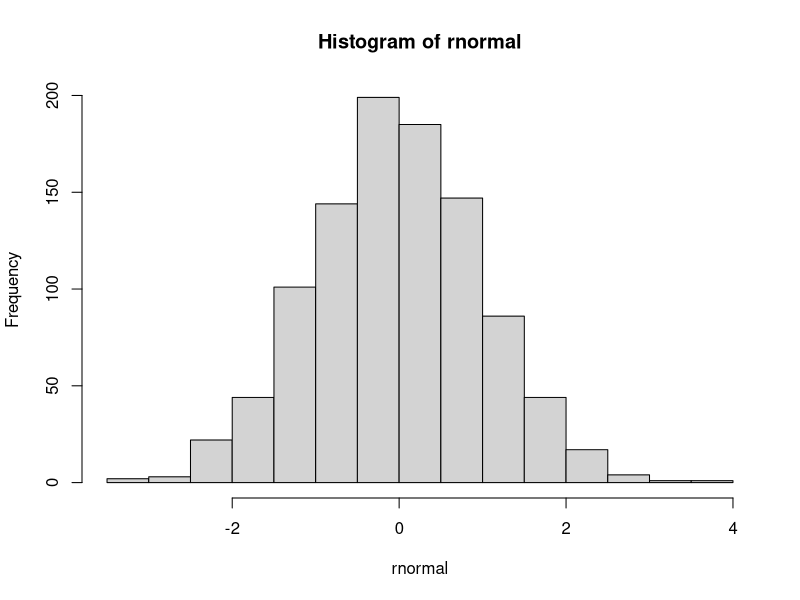
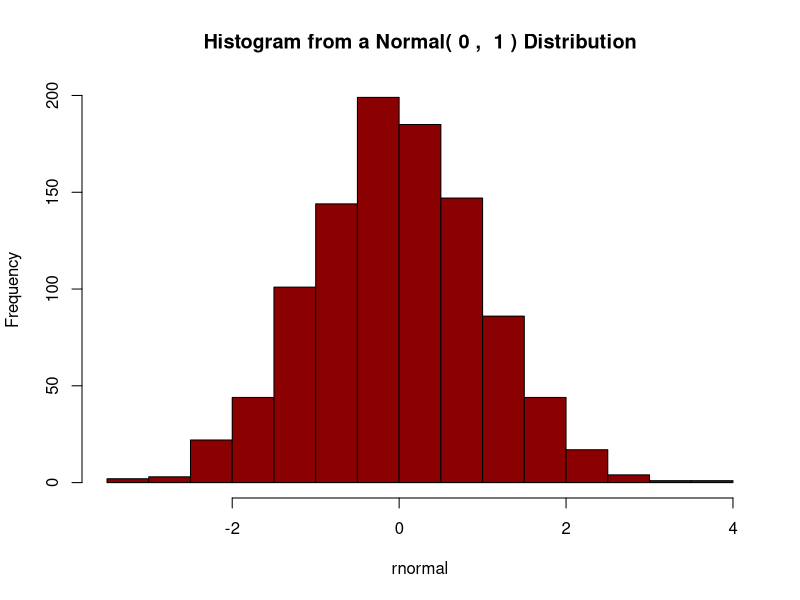

The R script that drew these images, in order:
## ---- chunk 1
library(tidyverse)
library(dplyr)
data(iris)
iris[10, 5]

## ---- chunk 2
iris %>%
  select(Species) %>%
  tail(n = 5)
## ---- chunk 3
iris %>%
  filter(Petal.Width > 1) %>%
  summarise(avg = mean(Sepal.Length))


## ---- chunk 4
#Stores all the numbers from 1 to 10 in num.
num <- 1:10

#Running a for loop.
for (values in num) {
  #Condition to multiply all the numbers less than 5 with 3 and print them.
  if (values >= 5) {
    print(values * 2)
  }else { #Condition to multiply all the numbers greater than or equal to 5 with 2 and print them.
    print(values * 3)
  }
}

## ---- chunk 5
set.seed(184)


while (TRUE) {
  num <- rnorm(n = 1, mean = 1, sd = 2)
  print(num)
  #Condition to stop the loop
  if (num > 3) {
    break
  }
}

## ---- chunk 6
# V1, V2, V3, and V4 consists of all the numbers from 1 to 3.
V1 <- 1:3
V2 <- 1:3
V3 <- 1:3
V4 <- 1:3

#This loop creates 3 rows and 4 columns.
for (r in 1:3) {
  for (c in 1:4) {
    if (c == 1) {
      V1[r] <- r + 0
      }
    if (c == 2) {
      V2[r] <- r + 1
    }
    if (c == 3) {
      V3[r] <- r + 2
    }
    if (c == 4) {
      V4[r] <- r + 3
    }
  }
}
data.frame(V1, V2, V3, V4)

## ---- chunk 7
set.seed(184)

#"repitions" is the "n"

plotNormal <- function(repitions, mean, sd){
  rnormal <- rnorm(repitions, mean, sd)
  hist(rnormal)
}

#Call the function
plotNormal(1000, 0, 1)

## ---- chunk 8
set.seed(184)

#A new variable is added to the function
plotNormal <- function(repitions, mean, sd, color){
  rnormal <- rnorm(repitions, mean, sd)
  hist(rnormal, main = paste("Histogram from a Normal(", mean, ", ", sd, ") Distribution"), col = color)
}

#Call the functio
plotNormal(1000, 0, 1, "darkred")



